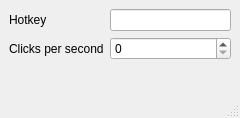
<?xml version="1.0" encoding="UTF-8"?>
<ui version="4.0">
 <class>MainWindow</class>
 <widget class="QMainWindow" name="MainWindow">
  <property name="geometry">
   <rect>
    <x>0</x>
    <y>0</y>
    <width>240</width>
    <height>118</height>
   </rect>
  </property>
  <property name="windowTitle">
   <string>MainWindow</string>
  </property>
  <widget class="QWidget" name="centralwidget">
   <layout class="QFormLayout" name="formLayout_3">
    <item row="0" column="0" colspan="2">
     <layout class="QFormLayout" name="formLayout_2">
      <item row="0" column="0">
       <widget class="QLabel" name="label_hotkey">
        <property name="text">
         <string>Hotkey</string>
        </property>
       </widget>
      </item>
      <item row="0" column="1">
       <widget class="QLineEdit" name="text_hotkey"/>
      </item>
      <item row="1" column="0">
       <widget class="QLabel" name="label_cps">
        <property name="text">
         <string>Clicks per second</string>
        </property>
       </widget>
      </item>
      <item row="1" column="1">
       <widget class="QSpinBox" name="spinbox_cps"/>
      </item>
     </layout>
    </item>
   </layout>
  </widget>
  <widget class="QMenuBar" name="menubar">
   <property name="geometry">
    <rect>
     <x>0</x>
     <y>0</y>
     <width>240</width>
     <height>21</height>
    </rect>
   </property>
  </widget>
  <widget class="QStatusBar" name="statusbar"/>
 </widget>
 <resources/>
 <connections/>
</ui>
